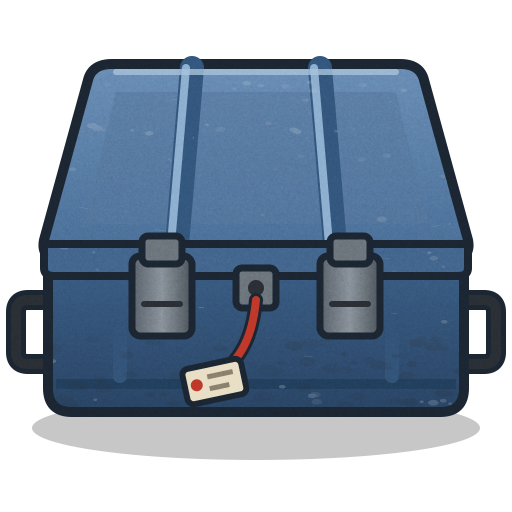
#> input picture Art/Preview/crate_1024.png, 1024 x 1024 px (shown at 1/2 size)
$ python make_cards.py
#> lines starting #> are read from the running program, lines starting #| are printed output that depends on the picture
"""
Steam Workshop section cards for Rimworld Courier, drawn in RimWorld's own UI style:
- font: Arial, extracted from RimWorld's resources.assets (the game's Small/Medium UI font)
- icons: RimWorld's own UI textures (resources.assets), plus the mod's courier crate art
- colours sampled from in-game screenshots: window #15191D, section #2A2B2C, border #878787,
  button texture (tan/brown) behind the main icon like a gizmo.

The game textures (_game_textures/) and the font (fonts/) are not included in the repository:
they belong to Ludeon Studios and Microsoft. Extract them from your own RimWorld install to rebuild.
"""
import math, os, sys
from PIL import Image, ImageDraw, ImageFont, ImageFilter

TEX = '_game_textures/'
FONT = 'fonts/Arial.ttf'              # Arial Regular, as shipped inside RimWorld
CRATE = '../Preview/crate_1024.png'
OUT = 'out'
W, H = 1200, 200

WINDOW = (21, 25, 29)
SECTION = (42, 43, 44)
BORDER = (135, 135, 135)
TITLE = (240, 240, 238)
GOLD = (242, 209, 115)

def tex(name):
    return Image.open(TEX + name + '.png').convert('RGBA')

# [73 lines left out: functions fit, shadowed, hex_pattern, card, not called in this run]

crate = Image.open(CRATE).convert('RGBA'); crate = crate.crop(crate.getbbox())
#> further down, crate is the input picture: PIL image 1024x1024 RGBA; mean R, G, B, A 39.1, 53.9, 70.8, 148.6
#> after `crate = crate.crop(crate.getbbox())`:
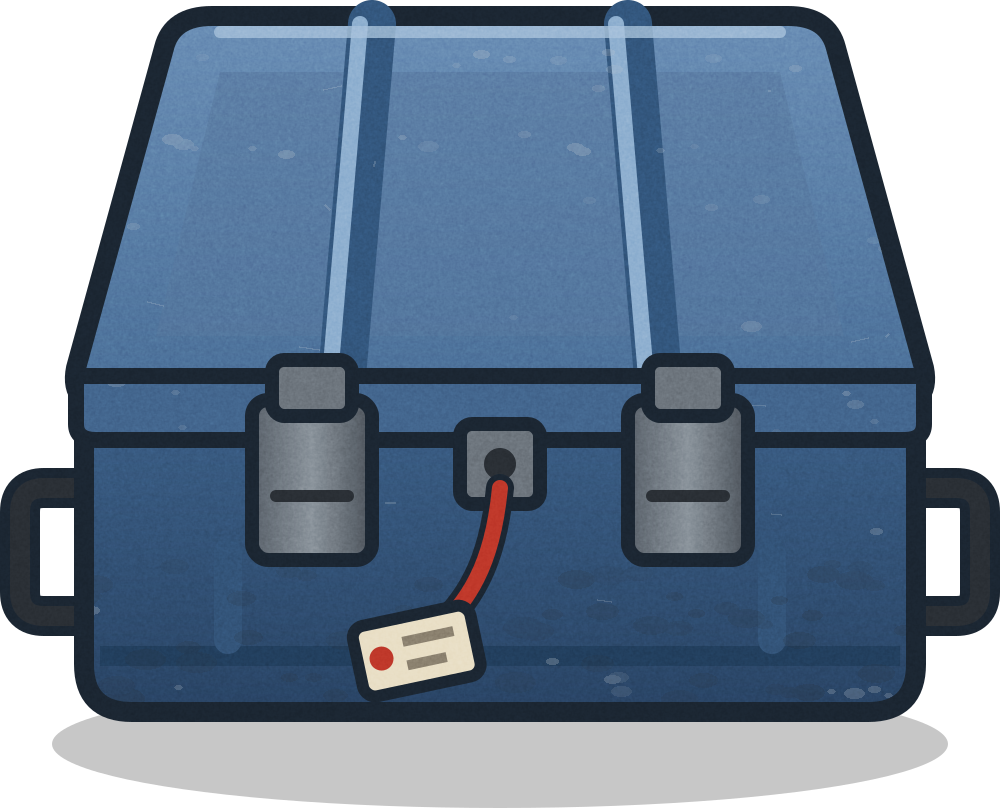
#> crate: PIL image 1000x808 RGBA; mean R, G, B, A 50.7, 70, 91.9, 192.8; transparent parts drawn white

cards = {
    'About': (tex('InfoButton'), [(tex('WorldRoutePlanner'), 110), (crate, 150)]),
    'Features': (tex('FulfillTradeRequest'), [(tex('LetterUnopened'), 70), (tex('Silver_c'), 80), (tex('CheckOn'), 64)]),
    'Compatibility': (tex('OptionsMod'), [(tex('ExpansionIcon_Royalty'), 64), (tex('ExpansionIcon_Ideology'), 64),
                                          (tex('ExpansionIcon_Biotech'), 64), (tex('ExpansionIcon_Anomaly'), 64),
                                          (tex('ExpansionIcon_Odyssey'), 64)]),
}
#> (the run stopped early here; a loop or call above may not have finished)
